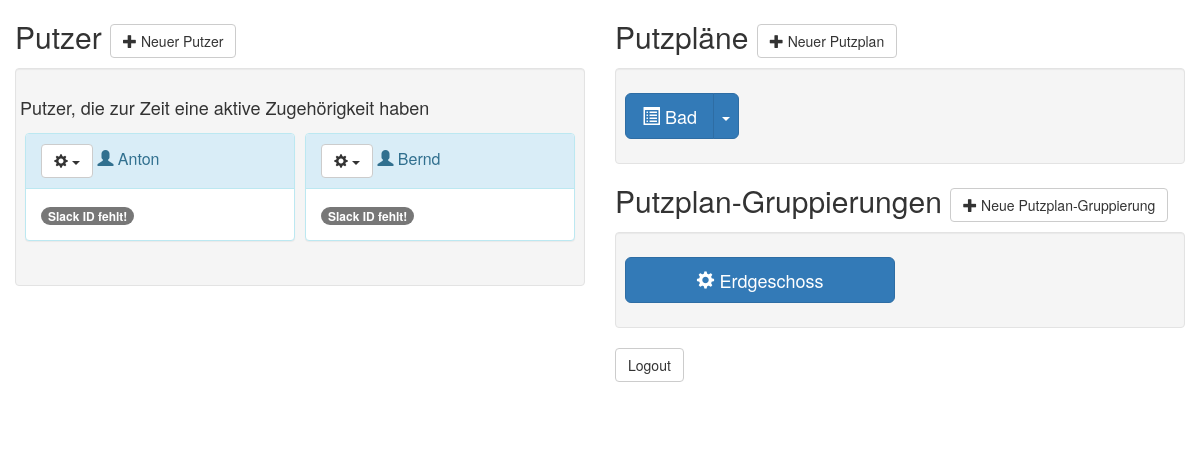
/config/ (signed in), run on the app's committed database.
### webinterface/models.py (models this page shows, shortened)
class Cleaner(models.Model):
    class Meta:
        ordering = ('name',)
    user = models.ForeignKey(User, on_delete=models.CASCADE, null=True)
    name = models.CharField(max_length=20, unique=True)
    slug = models.CharField(max_length=20, unique=True)
    time_zone = models.CharField(max_length=30, default="Europe/Berlin")
    slack_id = models.CharField(max_length=10, default='')
    PREFERENCE = ((1, 'Ich möchte immer nur einen Putzdienst auf einmal machen müssen.'),
                  (2, 'Ich möchte höchstens zwei Putzdienste auf einmal machen müssen.'),
                  (3, 'Mir ist es egal, wie viele Putzdienste ich auf einmal habe.'))
    preference = models.IntegerField(choices=PREFERENCE, default=2)
    objects = CleanerQuerySet.as_manager()
    def affiliation_in_week(self, week):
        try:
            current_affiliation = self.affiliation_set.get(
                beginning__lte=week, end__gte=week
            )
            return current_affiliation
        except Affiliation.DoesNotExist:
            return None
    def current_affiliation(self):
        return self.affiliation_in_week(current_epoch_week())
    def is_active(self):
        return self.current_affiliation() is not None
    def has_slack_id(self):
        return self.slack_id is not ''

class Schedule(models.Model):
    class Meta:
        ordering = ('cleaners_per_date',)
    name = models.CharField(max_length=20, unique=True)
    slug = models.CharField(max_length=20, unique=True)
    CLEANERS_PER_DATE_CHOICES = ((1, 'Einen'), (2, 'Zwei'))
    cleaners_per_date = models.IntegerField(default=1, choices=CLEANERS_PER_DATE_CHOICES)
    WEEKDAYS = ((0, 'Montag'), (1, 'Dienstag'), (2, 'Mittwoch'), (3, 'Donnerstag'),
                (4, 'Freitag'), (5, 'Samstag'), (6, 'Sonntag'))
    weekday = models.IntegerField(default=6, choices=WEEKDAYS)
    FREQUENCY_CHOICES = ((1, 'Jede Woche'), (2, 'Gerade Wochen'), (3, 'Ungerade Wochen'))
    frequency = models.IntegerField(default=1, choices=FREQUENCY_CHOICES)
    disabled = models.BooleanField(default=False)
    objects = ScheduleQuerySet.as_manager()
    def __init__(self, *args, **kwargs):
        super(Schedule, self).__init__(*args, **kwargs)
        self.previous_cleaners_per_date = self.cleaners_per_date
        self.previous_frequency = self.frequency
    """
    Creates assignments cover a timespan and has several more options.

    Week numbers must be epoch week numbers as returned by date_to_epoch_week().
    @param start_week: First week number on which a new Assignment will be created.
    @param end_week: Last week number on which a new Assignment will be created
    @param mode Sets the mode of creation:
    - 1(default): Delete existing Assignments and CleaningDays and regenerate them throughout time frame
    - 2: Keep existing Assignments and only create new ones where there are none already
    - 3: Only reassign Assignments on existing CleaningDays, don't generate new CleaningDays
    """

class ScheduleGroup(models.Model):
    class Meta:
        ordering = ("name", )
    name = models.CharField(max_length=30, unique=True)
    schedules = models.ManyToManyField(Schedule)
    disabled = models.BooleanField(default=False)
    objects = ScheduleGroupQuerySet.as_manager()
    def __init__(self, *args, **kwargs):
        super().__init__(*args, **kwargs)
        self.__disabled = self.disabled

### webinterface/views.py (the view)
# urls.py: path('config/', staff_member_required(ConfigView.as_view(), login_url=reverse_lazy("webinterface:login")), name='config'),
class ConfigView(TemplateView):
    template_name = 'webinterface/config.html'
    def get_context_data(self, **kwargs):
        context = super(ConfigView, self).get_context_data(**kwargs)
        context['active_schedule_list'] = Schedule.objects.enabled()
        context['disabled_schedule_list'] = Schedule.objects.disabled()
        context['active_cleaner_list'] = Cleaner.objects.active()
        context['inactive_cleaner_list'] = Cleaner.objects.inactive()
        context['active_schedule_group_list'] = ScheduleGroup.objects.enabled()
        context['disabled_schedule_group_list'] = ScheduleGroup.objects.disabled()
        return context

### webinterface/models.py (called while the page is built)
def date_to_epoch_week(date: datetime.date) -> int:
    epoch_seconds = calendar.timegm(date.timetuple())
    return int(((epoch_seconds / 60 / 60 / 24) + 3) / 7)

def current_epoch_week():
    return date_to_epoch_week(datetime.date.today())

    def enabled(self):
        return self.filter(disabled=False)

    def disabled(self):
        return self.filter(disabled=True)

    def enabled(self):
        return self.filter(disabled=False)

    def disabled(self):
        return self.filter(disabled=True)

    def active(self) -> QuerySet:
        return self.filter(
            affiliation__beginning__lte=current_epoch_week(), affiliation__end__gte=current_epoch_week())

    def inactive(self) -> QuerySet:
        return self.exclude(
            affiliation__beginning__lte=current_epoch_week(), affiliation__end__gte=current_epoch_week())

### webinterface/templates/webinterface/config.html (shortened to what this page needs)
{% extends "webinterface/base.html" %}
{% load crispy_forms_tags %}
{% block body %}
    <div class="container-fluid">
        <div class="row">
            <div class="col-xs-12 col-sm-6">
                <h2>Putzer
                    <a class="btn btn-default {% if not active_schedule_group_list %}disabled{% endif %} %}"
                       href="{% url 'webinterface:cleaner-new' %}" role="button">
                    {% if not active_schedule_group_list %}
                        <span class="glyphicon glyphicon-warning-sign"></span> Erstelle/Aktiviere zuerst eine Putzplan-Gruppierung
                    {% else %}
                        <span class="glyphicon glyphicon-plus"></span> Neuer Putzer
                    {% endif %}
                    </a>
                </h2>
                <div class="well">
                {% if active_cleaner_list %}
                    <div class="row">
                        <h4>Putzer, die zur Zeit eine aktive Zugehörigkeit haben</h4>
                        {% for cleaner in active_cleaner_list %}
                            {% include "webinterface_snippets/cleaner_panel.html" %}
                        {% empty %}
                            Keine aktiven Putzer
                        {% endfor %}
                    </div>
                {% endif %}
                </div>
            </div>
            <div class="col-xs-12 col-sm-6">
                <h2>Putzpläne
                    <a class="btn btn-default" href="{% url 'webinterface:schedule-new' %}" role="button">
                    <span class="glyphicon glyphicon-plus"></span> Neuer Putzplan</a></h2>
                <div class="well">
                    <div class="row">
                        {% for schedule in active_schedule_list %}
                            <div class="col-xs-12 col-sm-6" style="padding: 5px">
                                <div class="btn-group btn-group-lg">
                                    <a class="btn btn-primary" role="button"
                                        href="{% url 'webinterface:schedule-view-no-page' schedule.slug %}">
                                        <span class="glyphicon glyphicon-list-alt"></span> {{ schedule.name }}
                                    </a>
                                    <button type="button" class="btn btn-primary dropdown-toggle"
                                            data-toggle="dropdown" aria-haspopup="true" aria-expanded="false">
                                        <span class="caret"></span>
                                    </button>
                                </div>
                            </div>
                        {% empty %}
                            <p>Keine Putzpläne zu Zeigen...</p>
                        {% endfor %}
                    </div>
                </div>
                <h2>Putzplan-Gruppierungen
                    <a class="btn btn-default" href="{% url 'webinterface:schedule-group-new' %}"
                       role="button">
                    <span class="glyphicon glyphicon-plus"></span> Neue Putzplan-Gruppierung</a></h2>
                <div class="well">
                    <div class="row">
                        {% for group in active_schedule_group_list %}
                            <div class="col-xs-12 col-sm-6" style="padding: 5px">
                                <a class="btn btn-primary btn-lg btn-block" role="button" style="white-space: normal"
                                   href="{% url 'webinterface:schedule-group-edit' group.pk %}">
                                    <span class="glyphicon glyphicon-cog"></span> {{ group.name }}
                                </a>
                            </div>
                        {% empty %}
                            <p>Keine Putzplan-Gruppen zu Zeigen...</p>
                        {% endfor %}
                    </div>
                </div>
                <a class="btn btn-default" role="button" href="{% url 'webinterface:logout' %}">Logout</a>
                <br><br><br>
            </div>
        </div>
    </div>
{% endblock %}

### webinterface/templates/webinterface_snippets/cleaner_panel.html (shortened to what this page needs)
<div class="col-xs-12 col-sm-6" style="padding: 5px">
    <div class="panel {% if cleaner.is_active %}panel-info{% else %}panel-default{% endif %}">
        <div class="panel-heading">
            <h3 class="panel-title">
                <div class="btn-group">
                    <button type="button" class="btn btn-default dropdown-toggle pull-right"
                            data-toggle="dropdown" aria-haspopup="true" aria-expanded="false">
                            <span class="glyphicon glyphicon-cog"></span> <span class="caret"></span>
                    </button>
                </div>
                <span class="glyphicon glyphicon-user"></span> {{ cleaner.name }}
            </h3>
        </div>
        <div class="panel-body">
            {% if not cleaner.has_slack_id %}<span class="badge">Slack ID fehlt!</span>
            {% endif %}
        </div>
    </div>
</div>

### data on the page
Cleaner: name "Anton", slack_id "Slack ID fehlt!"
Cleaner: name "Bernd", slack_id "Slack ID fehlt!"
Schedule: name "Bad"
ScheduleGroup: name "Erdgeschoss"
